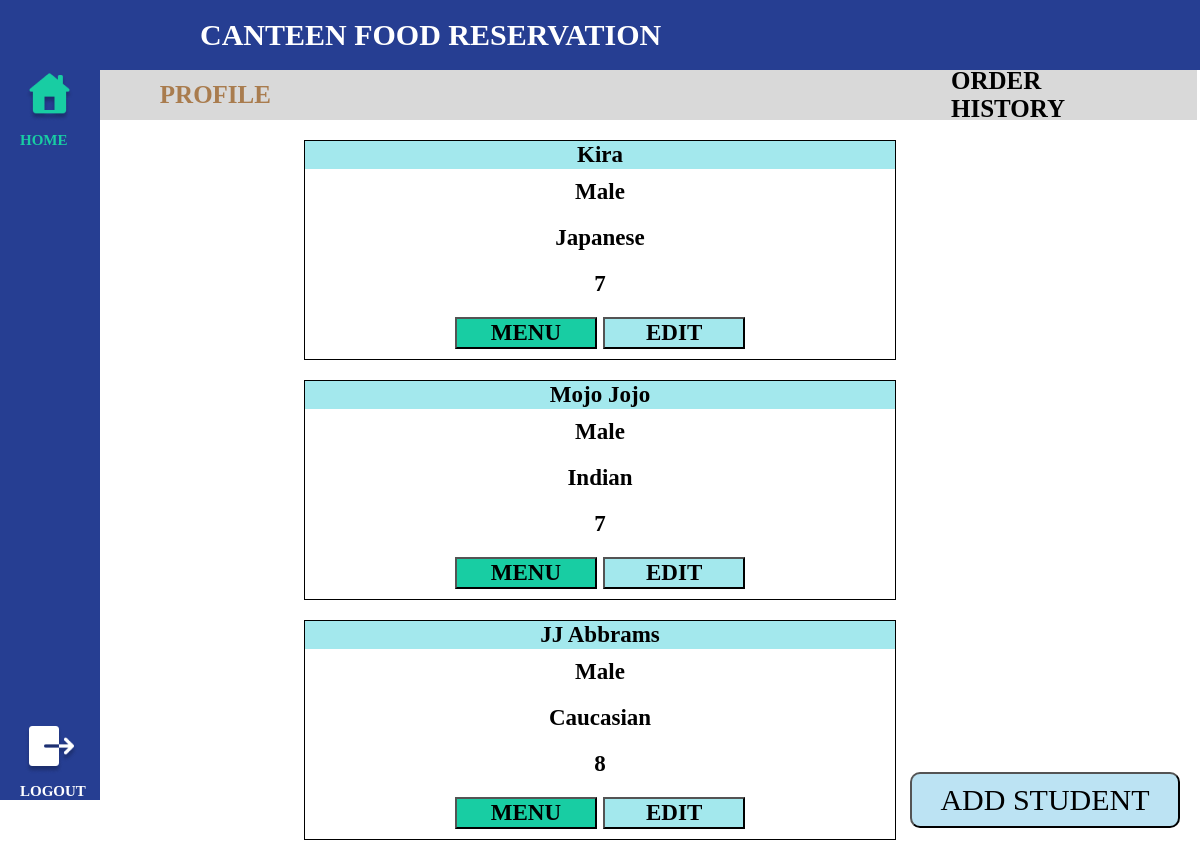
The app's page /user-profile (signed in) with its own data.
### practice/models.py (models this page shows)
class Student(models.Model):
    Parent = models.ForeignKey(User, on_delete=models.SET_NULL, null=True)
    id = models.AutoField(auto_created=True, primary_key=True, serialize=False, verbose_name='ID')
    Student_Name = models.CharField('Student Name', max_length=50)
    Student_Gender = models.CharField('Student Gender', max_length=10)
    Student_Race = models.CharField('Student Race', max_length=10)
    Student_Grade = models.IntegerField('Student Grade')

class Cart(models.Model):
    student = models.OneToOneField(Student, on_delete=models.CASCADE)
    created_at = models.DateTimeField(auto_now_add=True)
    updated_at = models.DateTimeField(auto_now=True)

### practice/views.py (the view, shortened to what this page needs)
# urls.py: 2. Add a URL to urlpatterns:  path('', views.home, name='home')
@login_required(login_url='register')
def home(request):
    studentform = StudentForm()
    current_user = request.user
    current_user = request.user
    students = Student.objects.filter(Parent=current_user)
    order_items_by_order = {}
    for student in students:
        order_items = OrderItem.objects.filter(order__cart__student=student).select_related('order__cart__student', 'order_item')
        for order_item in order_items:
            order = order_item.order
            if order not in order_items_by_order:
                order_items_by_order[order] = []
            order_items_by_order[order].append(order_item)
    carts = []
    for student in students:
        cart = student.cart
        carts.append(cart)
    return render(request, 'user-profile.html', {'order_items_by_order': order_items_by_order, 'students': students, 'carts': carts, 'form':studentform})

### practice/templates/user-profile.html (shortened to what this page needs)
{% load static %}
<!DOCTYPE html>
<html>
<head>
    <link rel="stylesheet" href="{% static 'css/user-profile.css' %}">
</head>
<body>
<header>
    <h1>CANTEEN FOOD RESERVATION</h1>
</header>
<nav>
    <a href="{% url 'user-profile' %}" class="home"><img src="{% static 'image/Home Page Selected.png' %}">HOME</a>
    <a href="{% url 'logout' %}" class="logout" id="logout"><img src="{% static 'image/Logout.png' %}">LOGOUT</a>
</nav>
<main>
    <div class="top-div">
        <a id="profile-link" style="color:#A97C4E">Profile</a>
        <a id="history-link">Order History</a>
    </div>
    <div id="profile-section">
        {% for student in students %}
    {% for cart in carts %}
        {% if student.id == cart.student.id %}
        <div style="display: flex; justify-content: center;">
            <table class="student-profile">
                <tr>
                    <th class="studentName">{{ student.Student_Name }}</th>
                </tr>
                <tr>
                    <td>{{ student.Student_Gender }}</td>
                </tr>
                <tr>
                    <td>{{ student.Student_Race }}</td>
                </tr>
                <tr>
                    <td>{{ student.Student_Grade }}</td>
                </tr>
                <tr>
                    <td>
                        <a href="{% url 'user-menu' student.id %}"><button id="menuButton">Menu</button></a>
                        <a href="{% if student.id %}{% url 'editstudent' pk=student.id %}{% endif %}"><button id="editButton">Edit</button></a>
                    </td>
                </tr>
            </table>
        </div>
        {% endif %}
    {% endfor %}
{% endfor %}
        <button id="add">add student</button>
    </div>
</main>
</body>
</html>

### practice/static/css/user-profile.css (style rules this page uses)
nav { width: 100px; height: 100vh; top:0; left:0; position: fixed; float: left; background: #263E92; }
header { width: 100%; height: 70px; background: #263E92; position: fixed; top: 0; left: 0; display: flex; align-items: center; justify-content: space-between; z-index: 3; }
h1 { color: #FFF; text-align: left; position: relative; font-family: Quicksand; font-size: 30px; font-style: normal; font-weight: 500; line-height: normal; text-transform: uppercase; font-weight: bold; margin-left: 200px; }
nav { display: flex; flex-direction: column; }
.logout { margin-top: auto; text-decoration: none; margin-left: 20px; color: #FFF; font-family: Quicksand; font-size: 15px; font-style: normal; font-weight: 500; line-height: normal; text-transform: uppercase; font-weight: bold; }
.home { text-decoration: none; margin-top: 70px; margin-left: 20px; color: #18CDA3; font-family: Quicksand; font-size: 15px; font-style: normal; font-weight: 500; line-height: normal; text-transform: uppercase; font-weight: bold; }
.top-div { display: flex; margin-top: 70px; justify-content: center; background-color: #D9D9D9; width: 100.4%; height: 50px; align-items: center; }
.top-div a { margin-right: 330px; margin-left: 350px; font-family: Quicksand; font-size: 25px; font-style: normal; font-weight: 500; line-height: normal; text-transform: uppercase; font-weight: bold; text-decoration: none; cursor: pointer; }
#add { position: fixed; bottom: 20px; right: 20px; display: flex; width: 270px; padding: 16px 13px; justify-content: center; align-items: center; gap: 10px; color: #000; text-align: center; font-family: Montserrat; font-size: 30px; font-style: normal; font-weight: 400; line-height: 20px; background: rgba(123, 199, 231, 0.50); border-radius: 10px; text-transform: uppercase; cursor: pointer; }
.student-profile { border: 1px solid black; border-collapse: collapse; margin-left: auto; margin-right: auto; width: 50%; margin-top: 20px; font-family: Quicksand; text-align: center; font-weight: bold; font-size: 23px; }
.studentName { background-color: #A3E8ED; }
td { padding: 10px; }
#editButton { background-color: #A3E8ED; cursor: pointer; font-family: Quicksand; font-size: 23px; font-style: normal; font-weight: 500; line-height: normal; text-transform: uppercase; font-weight: bold; width: 25%; }
#menuButton { background-color: #18CDA3; cursor: pointer; font-family: Quicksand; font-size: 23px; font-style: normal; font-weight: 500; line-height: normal; text-transform: uppercase; font-weight: bold; width: 25%; }

### records on screen
Student: Student_Name "Kira", Student_Gender "Male", Student_Race "Japanese", Student_Grade "7"
Student: Student_Name "Mojo Jojo", Student_Gender "Male", Student_Race "Indian", Student_Grade "7"
Student: Student_Name "JJ Abbrams", Student_Gender "Male", Student_Race "Caucasian", Student_Grade "8"
